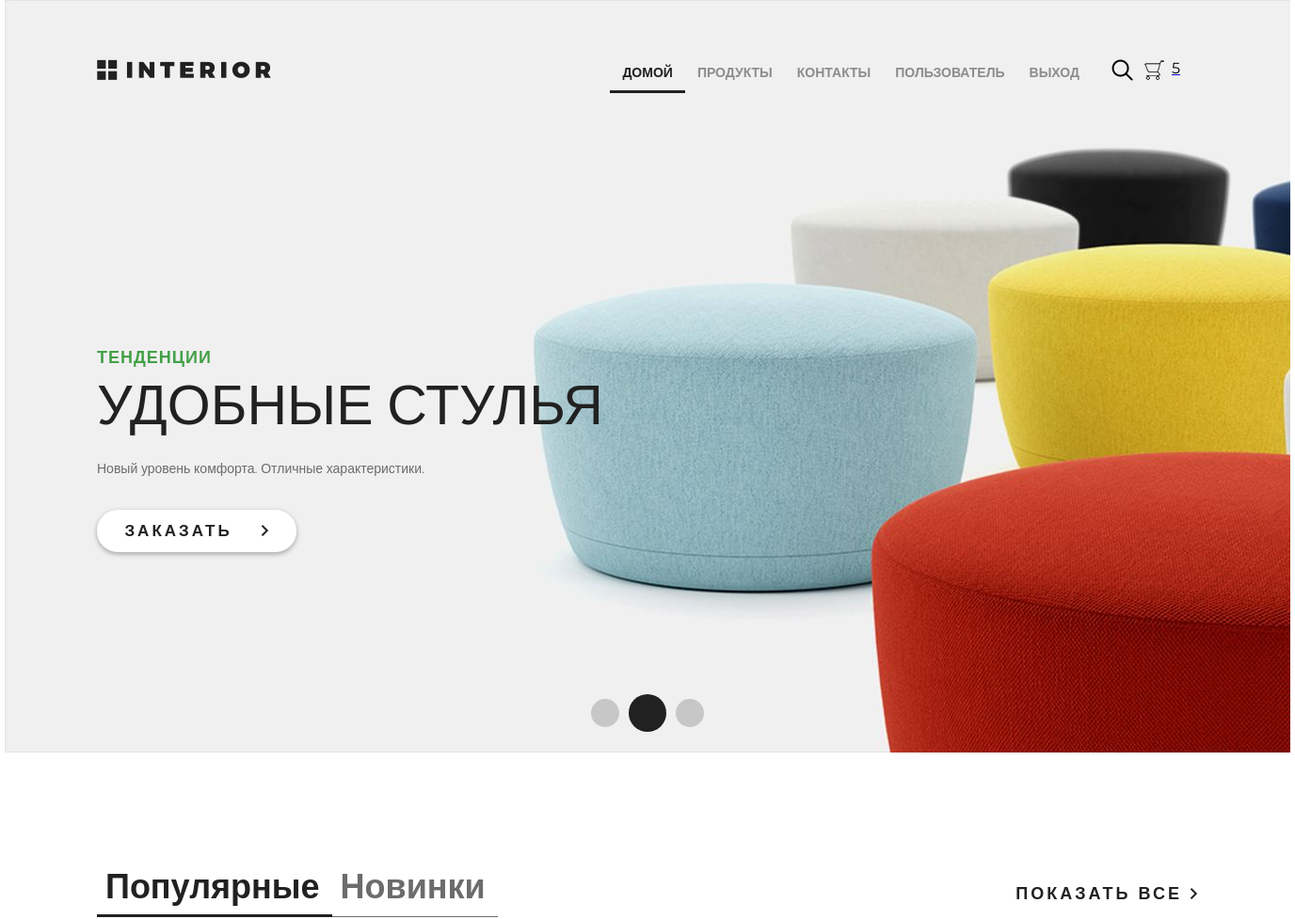
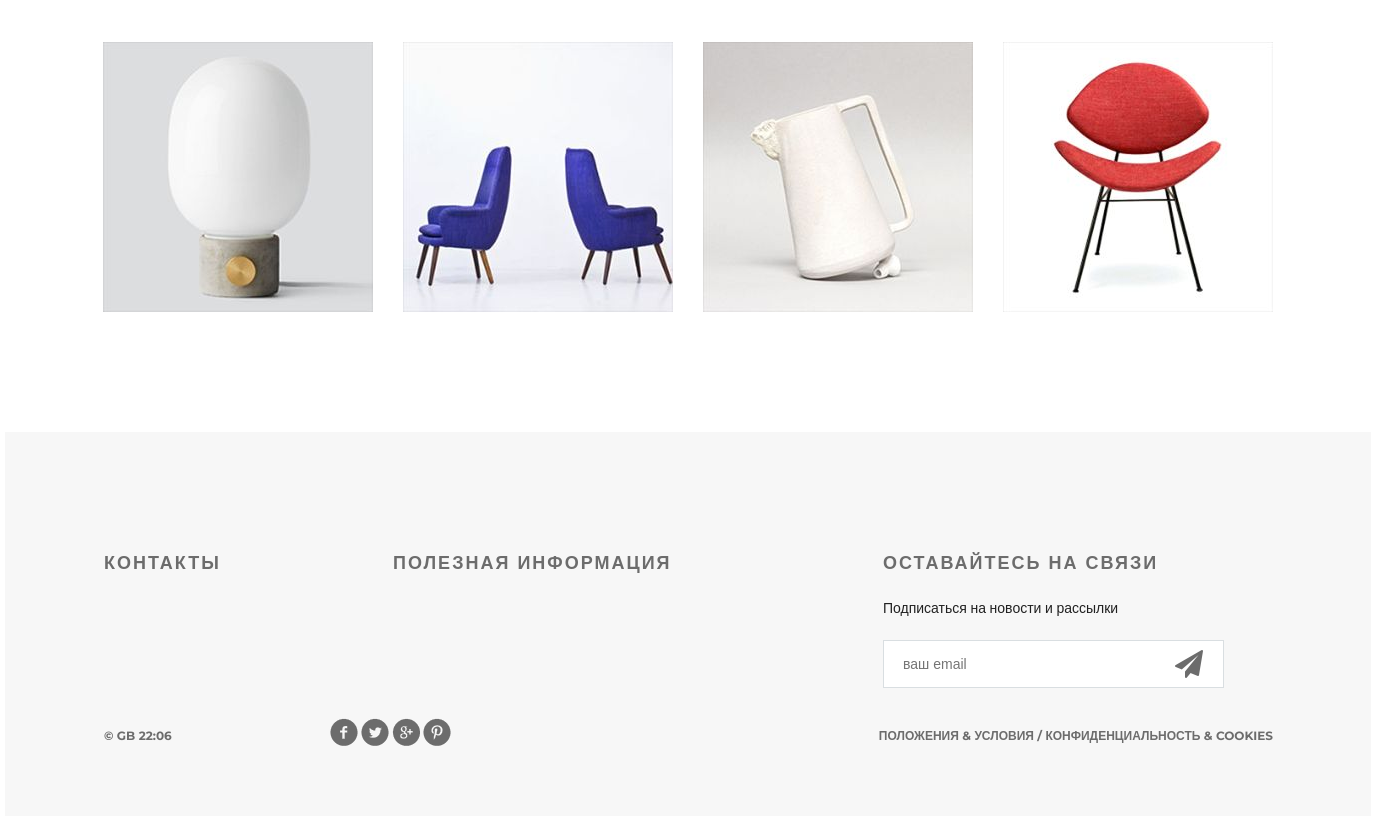
Page / (signed in) on the committed database (2 pictures, top to bottom).
### authapp/models.py (models this page shows)
class ShopUser(AbstractUser):
    avatar = models.ImageField(upload_to='users', blank=True, verbose_name='Аватарка')
    age = models.PositiveSmallIntegerField(verbose_name='Возраст')

### mainapp/models.py (models this page shows, shortened)
class Product(models.Model):
    category = models.ForeignKey(ProductCategory, on_delete=models.CASCADE, verbose_name='категория')
    name = models.CharField(verbose_name='имя продукта', max_length=128)
    image = models.ImageField(upload_to='product', blank=True, verbose_name='Изображение')
    short_desc = models.CharField(verbose_name='краткое описание продукта', max_length=60, blank=True)
    description = models.TextField(verbose_name='описание продукта', blank=True)
    price = models.DecimalField(verbose_name='цена продукта', max_digits=8, decimal_places=2, default=0)
    quantity = models.PositiveIntegerField(verbose_name='количество на складе', default=0)
    class Meta:
        verbose_name = 'продукт'
        verbose_name_plural = 'продукты'

### mainapp/views.py (the view)
# urls.py: path('', views.index, name='index'),
def index(request):
    context = {
        'products': Product.objects.all()[:4],
        'basket': get_basket(request.user)
    }
    return render(request, 'mainapp/index.html', context)

### mainapp/views.py (called while the page is built)
def get_basket(user):
    basket_list = []
    if user.is_authenticated:
        basket_list = Basket.objects.filter(user=user)
    return basket_list

### mainapp/templates/mainapp/index.html (shortened to what this page needs)
{% extends 'mainapp/base.html' %}
{% load static %}
{% block menu %}
		<div class="slider">
			<div class="header clearfix">
				{% include 'mainapp/includes/inc_main_menu.html'%}
			</div>
			<div class="text-slider">
				<h3 class="green">тенденции</h3>
				<h3 class="big"> удобные стулья</h3>
				<p>Новый уровень комфорта. Отличные характеристики.</p>
				<a href="#" class="button-order">заказать <img src="{% static 'img/arrow.png' %}" alt=""></a>
			</div>
			<div class="navi">
				<a href="#"></a><a href="#"></a><a href="#"></a>
			</div>
		</div>
{% endblock %}
{% block content %}
		<div class="featured">
			<div class="featured-menu">
					<a class="active" href="#">Популярные</a><a href="#">Новинки</a>
			</div>
			<a class="explore" href="#">показать все <img src="{% static 'img/arrow.png' %}" alt=""></a>
			<div class="clearfix">
			</div>
			<div class="tab-content">
				{% for product in products %}
				<div class="block">
					<a href="{% url 'basket:add' product.pk %}"><img src="{% if product.image %}/media/{{ product.image }}{% else %}{% static 'img/product-1.jpg' %}{% endif %}" alt="">
					</a>
				</div>
				{% endfor %}
			</div>
		</div>
{% endblock %}

### mainapp/templates/mainapp/includes/inc_main_menu.html
<a href="{% url 'index' %}" class="logo"></a>
    <ul class="menu">
        <li><a href="{% url 'index' %}" {% if request.resolver_match.url_name == 'index' %} class="active"{% endif %}>домой</a></li>
        <li><a href="{% url 'products:products_hot_product' %}"{% if request.resolver_match.url_name == 'products' %} class="active"{% endif %}>продукты</a></li>
        <li><a href="{% url 'contact' %}"{% if request.resolver_match.url_name == 'contact' %} class="active"{% endif %}>контакты</a></li>
        {% if user.is_authenticated %}
        <li>
                <a href="{% url 'authapp:edit' %}">{{ user.first_name|default:'Пользователь'}}</a>
        </li>
        <li>
               <a href="{% url 'authapp:logout' %}">Выход</a>
        </li>
        {% else %}
        <li>
              <a href="{% url 'authapp:login' %}">Вход</a>
        </li>
        {% endif %}
    </ul>
<a href="#" class="search"></a>
<a href="{% url 'basket:list' %}" class="basket">
    <span style="display: block; margin-left: 30px; color: black">
        {{ basket|length }}
    </span>
</a>

### static/style.css (style rules this page uses)
* { margin: 0; padding: 0; }
body { font-family: 'Montserrat', sans-serif; }
html, body { height: 100%; }
.slider { height: 800px; background-image: url(img/slider.jpg); padding-left: 98px; padding-right: 211px; position: relative; }
.logo { background-image: url(img/logo.png); margin-top: 63px; width: 185px; height: 22px; float: left; }
.menu { list-style-type: none; margin-top: 67px; float: right; }
.menu li { float: left; }
.menu a { color: #8c8c8c; font-size: 14px; font-weight: 700; text-align: right; text-transform: uppercase; text-decoration: none; padding: 10px 13px; }
.menu .active { color: #212121; font-weight: 700; border-bottom: 3px solid #212121; }
.search { display: block; width: 23px; height: 23px; background-image: url(img/search.png); position: absolute; top: 63px; left: 1176px; }
.basket { display: block; width: 23px; height: 23px; background-image: url(img/basket.png); position: absolute; top: 63px; left: 1210px; }
.clearfix:after { content: ""; display: block; clear: both; }
.text-slider { margin-top: 288px; position: absolute; }
.text-slider p { color: #6c6c6c; font-size: 14px; text-align: left; width: 458px; line-height: 24px; }
.button-order { background-color: #ffffff; box-shadow: 0px 2px 4.85px 0.15px rgba(33, 33, 33, 0.35); width: 212px; height: 45px; display: block; text-transform: uppercase; text-align: center; border-radius: 22px; text-decoration: none; color: #212121; font-size: 17px; font-weight: 700; line-height: 45px; margin-top: 32px; letter-spacing: 3px; }
.button-order img { padding-left: 22px; }
.green { text-transform: uppercase; color: #43a047; font-size: 18px; font-weight: 700; text-align: left; margin-bottom: 22px; line-height: 13px; letter-spacing: 1px; }
.big { color: #212121; font-size: 59px; line-height: 43px; text-transform: uppercase; font-weight: 100; margin-bottom: 34px; }
.navi { position: absolute; bottom: 22px; right: 618px; display: flex; width: 130px; height: 40px; justify-content: space-between; align-items: center; }
.navi a { display: block; width: 30px; height: 30px; border-radius: 50%; background-color: rgba(33, 33, 33, 0.2); float: left; margin: 0px 5px; }
.navi a:nth-child(2) { display: block; width: 40px; height: 40px; border-radius: 50%; background-color: #212121; float: left; margin: 0px; }
.featured { padding-left: 98px; padding-right: 98px; }
.featured-menu { margin-top: 120px; width: 300px; height: 49px; float: left; }
.featured-menu a { color: #6c6c6c; font-size: 36px; font-weight: 700; text-align: left; text-decoration: none; border-bottom: 1px solid #6c6c6c; padding-bottom: 10px; padding-right: 13px; padding-left: 9px; }
.featured-menu .active { font-size: 36px; font-weight: 700; text-align: left; color: #212121; border-bottom: 3px solid #212121; padding-bottom: 8px; }
.explore { text-transform: uppercase; color: #212121; font-size: 18px; font-weight: 700; line-height: 24px; text-align: center; float: right; margin-top: 138px; letter-spacing: 3px; text-decoration: none; }
.tab-content { margin-top: 50px; display: flex; justify-content: space-between; margin-bottom: 120px; }
.tab-content .block { height: 270px; width: 270px; position: relative; }

### rows in the picture
ShopUser: first_name "ПОЛЬЗОВАТЕЛЬ"
Product: image (picture)
Product: image (picture)
Product: image (picture)
Product: image (picture)

### other values in the picture
{{ basket|length }} "5"
